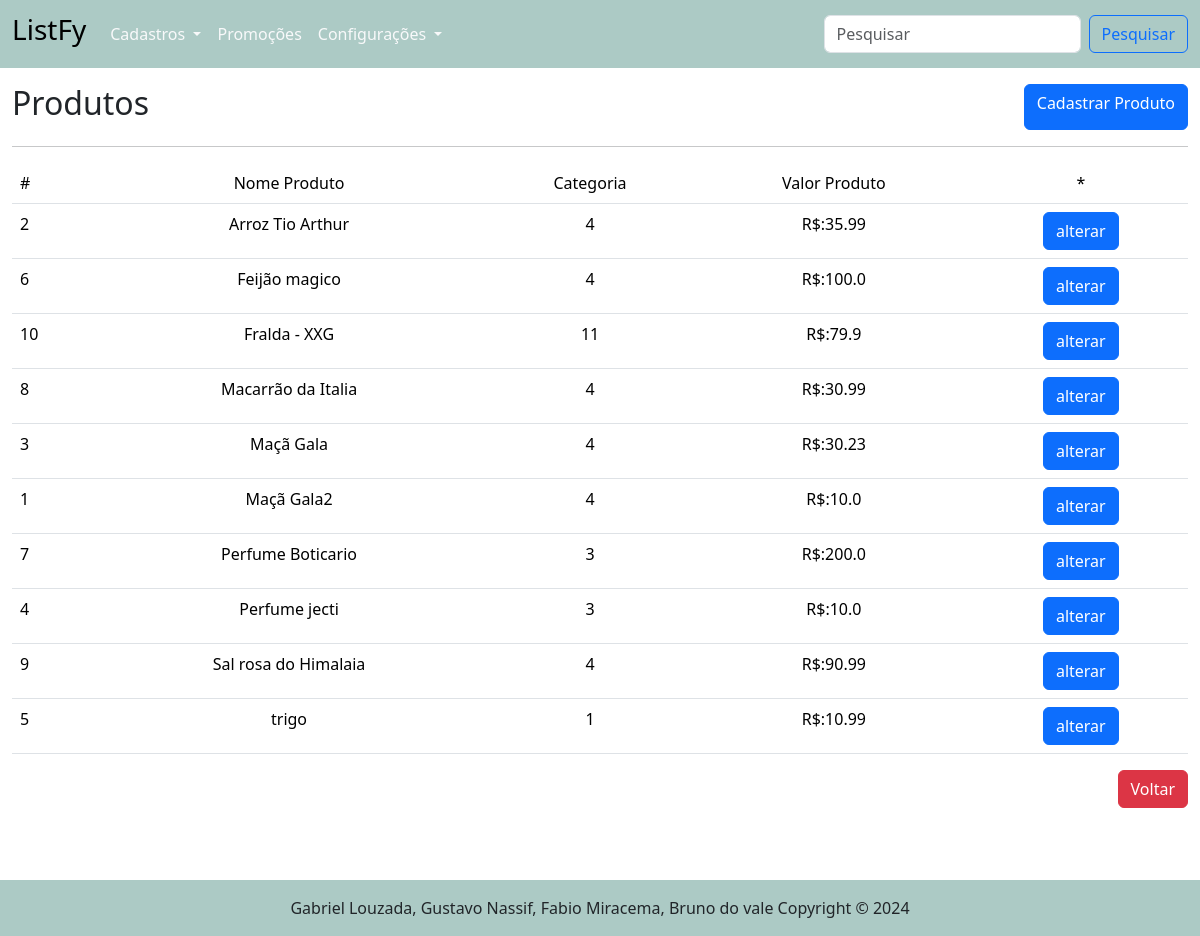
/produto/, run on an earlier commit of the app's database.
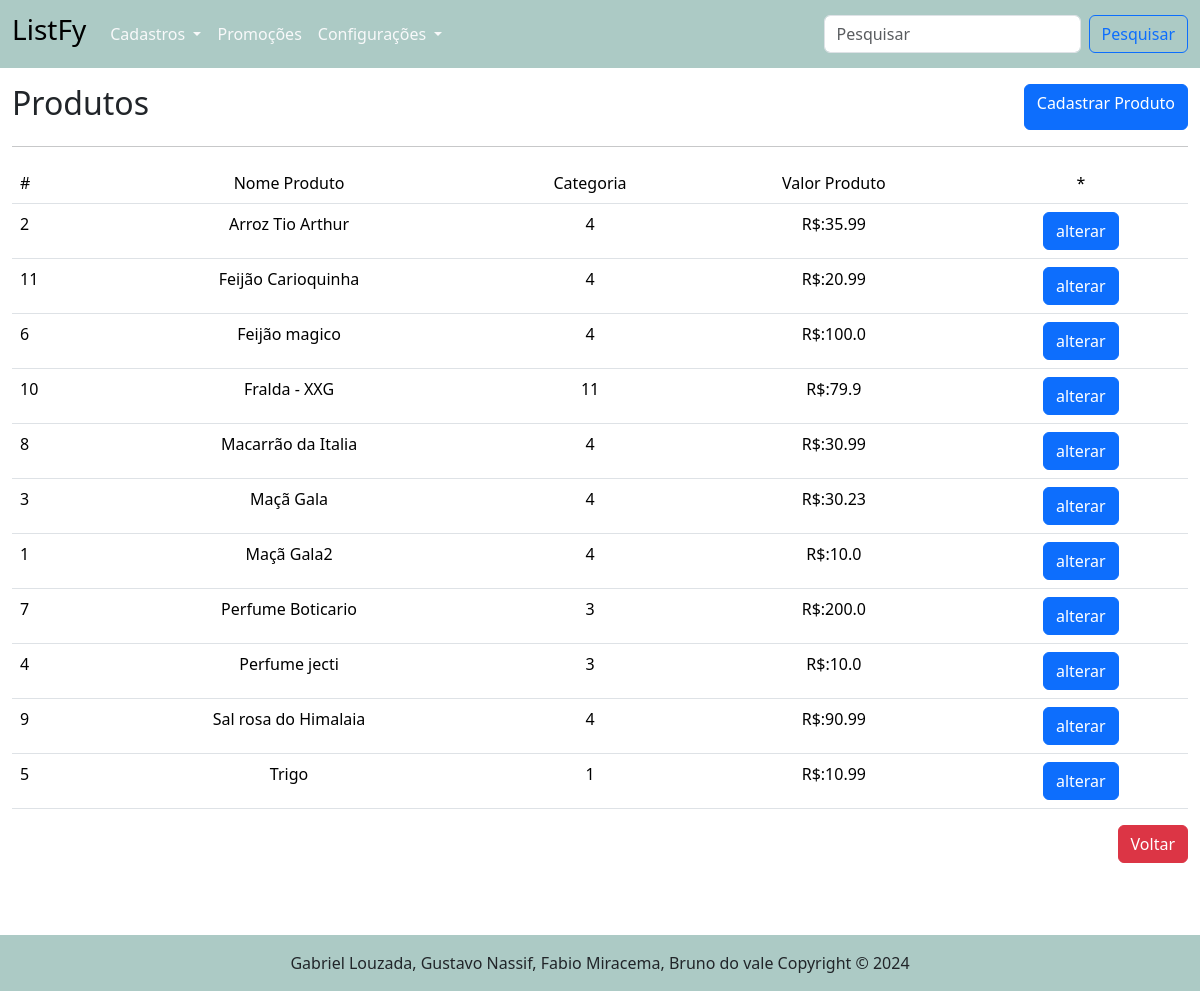
And on a later commit of the database.
### tables this page shows
CREATE TABLE "produto" (
	"id_produto"	INTEGER,
	"nome_produto"	TEXT NOT NULL,
	"id_categoria"	INTEGER NOT NULL,
	"valor_produto"	REAL NOT NULL,
	PRIMARY KEY("id_produto" AUTOINCREMENT),
	FOREIGN KEY("id_categoria") REFERENCES "categoria"("id_categoria")
);

### routes/produto_routes.py (the view)
@router.get("/", response_class=HTMLResponse)
async def get_produtos(request: Request):
    produtos = obter_todos_produtos()
    return templates.TemplateResponse("/produto/listar_produtos.html", {"request": request, "produtos": produtos})

### templates/produto/listar_produtos.html (shortened to what this page needs)
{% extends "base.html" %}
{% block conteudo %}
    <main class="container-fluid">
        <div class="d-flex justify-content-between mt-3">
            <h2>Produtos</h2>
            <a href="/produto/cadastrar_produto" class="btn btn-primary"> Cadastrar Produto</a>
        </div>
        <hr>
        <table class="table">
            <tr>
                <td>#</td>
                <td style="text-align: center;">Nome Produto</td>
                <td style="text-align: center;">Categoria</td>
                <td style="text-align: center;">Valor Produto</td>
                <td style="text-align: center;">*</td>
            </tr>
            {% for p in produtos %}
            <tr>
                <td>{{ p.id_produto }}</td>
                <td style="text-align: center;">{{ p.nome_produto }}</td>
                <td style="text-align: center;">{{ p.id_categoria }}</td>
                <td style="text-align: center;">R$:{{ p.valor_produto }}</td>
                <td style="text-align: center;" ><a href="/produto/alterar_produto/{{ p.id_produto }}" class="btn btn-primary">alterar</a></td>
            </tr>
            {% endfor %}
        </table>
        <div class="row">
            <div class="col-12 mb-5 d-flex justify-content-end">
                <a href="/" class="btn btn-danger"> Voltar</a>
            </div>
        </div>
    </main>
{% endblock %}

### templates/base.html (shortened to what this page needs)
<!DOCTYPE html>
<html lang="pt-br">
<head>
    <link href="https://cdn.jsdelivr.net/npm/bootstrap@5.3.3/dist/css/bootstrap.min.css" rel="stylesheet">
</head>
<body>
    {% include "header.html" %}
    {% block conteudo %}{% endblock %}
    {% include "footer.html" %}
</body>
</html>

### templates/header.html (shortened to what this page needs)
<header>
    <nav class="navbar navbar-expand-lg" style="background-color: #accac5;">
        <div class="container-fluid">
          <a class="navbar-brand" href="/">
            <h3>ListFy</h3>
          </a>
          <div class="collapse navbar-collapse" id="navbarSupportedContent">
            <ul class="navbar-nav me-auto mb-2 mb-lg-0">
              <li class="nav-item dropdown">
                <a class="nav-link dropdown-toggle text-light" href="#" id="navbarDropdownMenuLink" role="button" data-bs-toggle="dropdown" aria-expanded="false">
                  Cadastros
                </a>
              </li>
              <li class="nav-item">
                <a class="nav-link text-light" href="#">Promoções</a>
              </li>
              <li class="nav-item dropdown">
                <a class="nav-link dropdown-toggle text-light" href="#" id="navbarDropdownMenuLink" role="button" data-bs-toggle="dropdown" aria-expanded="false">
                  Configurações
                </a>
            </ul>
            <form class="d-flex">
              <input class="form-control me-2" type="search" placeholder="Pesquisar" aria-label="Search">
              <button class="btn btn-outline-primary" type="submit">Pesquisar</button>
            </form>
          </div>
        </div>
      </nav>
</header>

### templates/footer.html (shortened to what this page needs)
<div class="p-3 mt-5 ">
</div>
<footer class="bd-footer fixed-bottom" style="background-color: #accac5">
    <div class="d-flex justify-content-center mt-3">
        <p>Gabriel Louzada, Gustavo Nassif, Fabio Miracema, Bruno do vale Copyright &copy; 2024</p>
    </div>
</footer>

What changed in the data, as far as the page shows it:
added produto: id_produto "11", nome_produto "Feijão Carioquinha", id_categoria "4", valor_produto "20.99"
changed produto id 5: nome_produto "trigo" → "Trigo"
